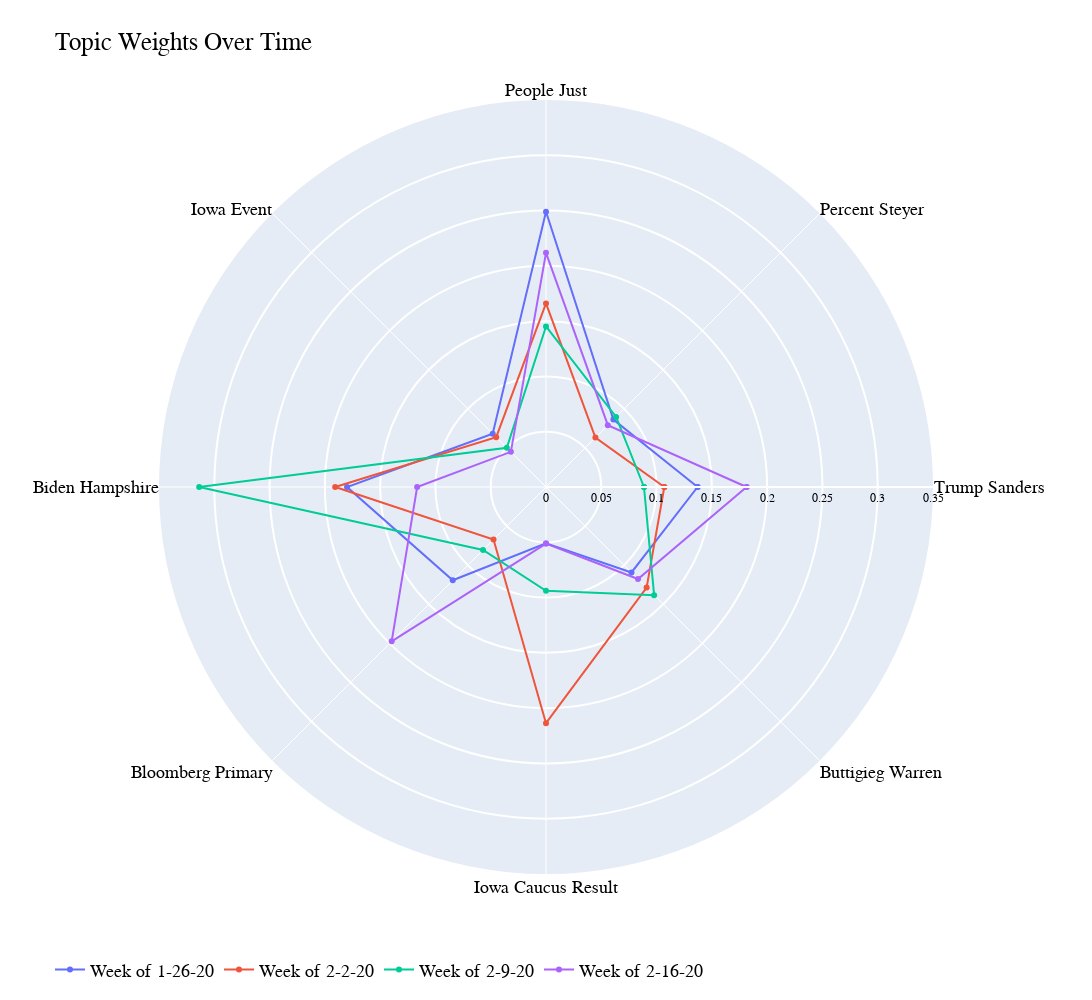

The notebook cell saved with this chart:
### Code cell
import plotly
import plotly.graph_objects as go

#categories = ['Bloomberg Debate','Voter Poll','Iowa Caucus Result',
#'Iowa Buttigieg', 'Buttigieg Klobuchar', 'Sanders Biden', 'Bloomberg Trump', 'Warren Woman']

categories = ['Trump Sanders','Percent Steyer','People Just',
              'Iowa Event', 'Biden Hampshire', 'Bloomberg Primary', 'Iowa Caucus Result', 'Buttigieg Warren']

base_week_description = 'Week of 2-2-20'

week_descriptions = ['Week of 1-26-20', 'Week of 2-9-20', 'Week of 2-16-20', 'Week of 2-23-20']

plot_cats = categories
plot_cats.append(categories[0])




fig = go.Figure()

fig.update_layout(
    autosize=False,
    width=1200,
    height=1000,
    margin=dict(
        l=50,
        r=50,
        b=100,
        t=100,
        pad=4
    ),
    paper_bgcolor='rgba(0, 0, 0, 0)',
    plot_bgcolor= 'rgba(0, 0, 0, 0)'
)




for i, week in enumerate(topic_other_weights[:1]) :
    plot_dat = week
    plot_dat.append(plot_dat[0])
    fig.add_trace(go.Scatterpolar(
          r=plot_dat,
          theta=categories,
#          fill='toself',
          name= week_descriptions[i]
    ))



    
plot_dat = topic_base_weights
plot_dat.append(plot_dat[0])
fig.add_trace(go.Scatterpolar(
      r=plot_dat,
      theta=plot_cats,
#      fill='toself',
      name= base_week_description
))

'''
'''
 
for i, week in enumerate(topic_other_weights[1:2]) :
    plot_dat = week
    plot_dat.append(plot_dat[0])
    fig.add_trace(go.Scatterpolar(
          r=plot_dat,
          theta=categories,
#          fill='toself',
          name= week_descriptions[i+1]
    ))


    
for i, week in enumerate(topic_other_weights[2:3]) :
    plot_dat = week
    plot_dat.append(plot_dat[0])
    fig.add_trace(go.Scatterpolar(
          r=plot_dat,
          theta=categories,
#          fill='toself',
          name= week_descriptions[i+2]
    ))
'''    
for i, week in enumerate(topic_other_weights[3:4]) :
    plot_dat = week
    plot_dat.append(plot_dat[0])
    fig.add_trace(go.Scatterpolar(
          r=plot_dat,
          theta=categories,
          fill='toself',
          name= week_descriptions[i+3]
    ))    

'''    
    
'''
layout = go.Layout(
    polar = dict(
        radialaxis_tickfont_size = 12,
        radialaxis = dict(
            visible = True,
            range = [0,350],

            ),
        ),
    font=dict(
    family="Helvetica, monospace",
    size=10,
    color="black"
    ))

'''    


layout = go.Layout(
    polar = dict(
      angularaxis = dict(
        linewidth = 3,
        showline=False,
        linecolor='black'
      ),
      radialaxis_tickfont_size = 12,
      radialaxis = dict(
        range = [0,0.35],
        showline = True,
        linewidth = 2,
        gridcolor = "white",
        gridwidth = 2
        
      )
    ),
    font=dict(
         family="Helvetica, monospace",
         size=10,
         color="black"
      )

)


fig.update_layout(layout)

    
layout = go.Layout(
    title="Topic Weights Over Time",
    
    font=dict(
        family="Helvetica, monospace",
        size=18,
        color="Black"
    ),

    showlegend=True,
    legend_orientation='h'
)

fig.update_layout(layout)
fig.show()

### Figure 1 — Plotly figure (JSON) as saved in the notebook; plotly's stock layout.template omitted (floating-point values rounded to 4 significant figures)
{"data": [{"name": "Week of 1-26-20", "r": [0.1371, 0.08621, 0.249, 0.06818, 0.1799, 0.1193, 0.051, 0.1093, 0.1371, 0.1371, 0.1371, 0.1371, 0.1371, 0.1371, 0.1371, 0.1371, 0.1371, 0.1371, 0.1371], "theta": ["Trump Sanders", "Percent Steyer", "People Just", "Iowa Event", "Biden Hampshire", "Bloomberg Primary", "Iowa Caucus Result", "Buttigieg Warren", "Trump Sanders"], "type": "scatterpolar"}, {"name": "Week of 2-2-20", "r": [0.107, 0.0632, 0.166, 0.06367, 0.1907, 0.06712, 0.2136, 0.1287, 0.107, 0.107, 0.107, 0.107, 0.107, 0.107, 0.107], "theta": ["Trump Sanders", "Percent Steyer", "People Just", "Iowa Event", "Biden Hampshire", "Bloomberg Primary", "Iowa Caucus Result", "Buttigieg Warren", "Trump Sanders"], "type": "scatterpolar"}, {"name": "Week of 2-9-20", "r": [0.08861, 0.08968, 0.1452, 0.05014, 0.3137, 0.08058, 0.09381, 0.1383, 0.08861, 0.08861, 0.08861, 0.08861, 0.08861, 0.08861], "theta": ["Trump Sanders", "Percent Steyer", "People Just", "Iowa Event", "Biden Hampshire", "Bloomberg Primary", "Iowa Caucus Result", "Buttigieg Warren", "Trump Sanders"], "type": "scatterpolar"}, {"name": "Week of 2-16-20", "r": [0.1814, 0.07908, 0.2118, 0.04494, 0.1165, 0.1974, 0.05115, 0.1177, 0.1814, 0.1814, 0.1814, 0.1814, 0.1814], "theta": ["Trump Sanders", "Percent Steyer", "People Just", "Iowa Event", "Biden Hampshire", "Bloomberg Primary", "Iowa Caucus Result", "Buttigieg Warren", "Trump Sanders"], "type": "scatterpolar"}], "layout": {"autosize": false, "font": {"color": "Black", "family": "Helvetica, monospace", "size": 18}, "height": 1000, "legend": {"orientation": "h"}, "margin": {"b": 100, "l": 50, "pad": 4, "r": 50, "t": 100}, "paper_bgcolor": "rgba(0, 0, 0, 0)", "plot_bgcolor": "rgba(0, 0, 0, 0)", "polar": {"angularaxis": {"linecolor": "black", "linewidth": 3, "showline": false, "type": "category"}, "radialaxis": {"autorange": false, "gridcolor": "white", "gridwidth": 2, "linewidth": 2, "range": [0, 0.35], "showline": true, "tickfont": {"size": 12}, "type": "linear"}}, "showlegend": true, "title": {"text": "Topic Weights Over Time"}, "width": 1200}}
